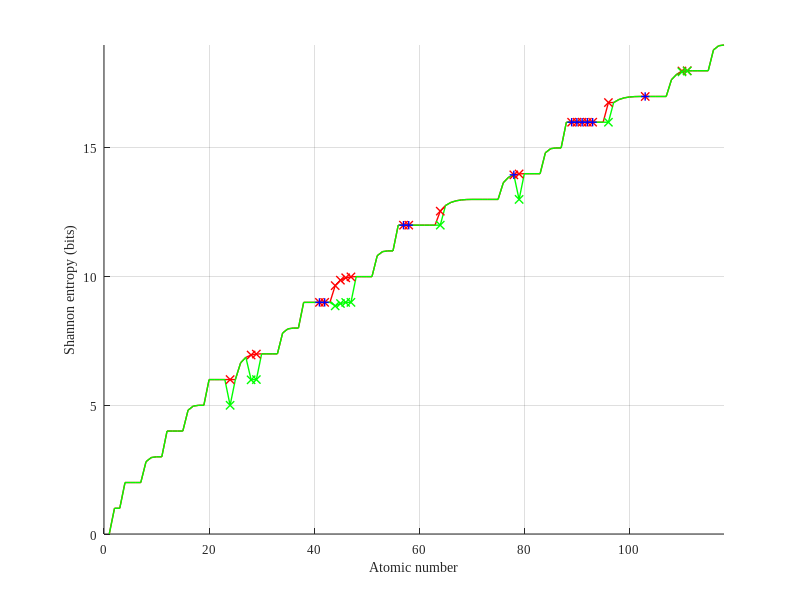

The MATLAB script that drew this image:
clear all

% Matlab script to calculate and draw chemical elements' entropy following Hund and Aufbau rule.
% Based on
% https://pubs.aip.org/aip/adv/article/13/10/105308/2915332/The-second-law-of-infodynamics-and-its
% https://www.researchgate.net/publication/374752685_Shannon_Entropy_of_Chemical_Elements

% (c) Szymon Lukaszyk
% licensed under MIT License
% email: szymon@patent.pl
% History
% v1: 16.10.2023 1st working version
% v2: 17.10.2023 code simplification

%-1 in 'auf_conf' means that 'auf_conf' is the same as 'act_conf'
EL={ 
%nm, Z,   H_act_conf,                                                 H_auf_conf, comments,     act_conf#TODO#, auf_conf#TODO#
'H' ,1 ,  0,                                                          -1,      'hydrogen_has_zero_entropy';
'He',2 ,  log2(2),                                                    -1,      '1st_break';
'Li',3 ,  log2(2),                                                    -1,      'NONE';
'Be',4 ,  2*log2(2),                                                  -1,      'NONE';
'B', 5 ,  2*log2(2),                                                  -1,      'NONE';
'C', 6 ,  2*log2(2),                                                  -1,      'NONE';
'N', 7 ,  2*log2(2),                                                  -1,      'NONE';
'O', 8 ,  2*log2(2)+(log2(4) - (3/4)*log2(3) - (4-3).*log2(4-3)/4),   -1,      'NONE';
'F', 9 ,  2*log2(2)+(log2(5) - (3/5)*log2(3) - (5-3).*log2(5-3)/5),   -1,      'NONE';
'Ne',10,  3*log2(2),                                                  -1,      'NONE';
'Na',11,  3*log2(2),                                                  -1,      'NONE';
'Mg',12,  4*log2(2),                                                  -1,      'NONE';
'Al',13,  4*log2(2),                                                  -1,      'NONE';
'Si',14,  4*log2(2),                                                  -1,      'NONE';
'P', 15,  4*log2(2),                                                  -1,      'NONE';
'Si',16,  4*log2(2)+(log2(4) - (3/4)*log2(3) - (4-3).*log2(4-3)/4),   -1,      'NONE';
'Cl',17,  4*log2(2)+(log2(5) - (3/5)*log2(3) - (5-3).*log2(5-3)/5),   -1,      'NONE';
'Ar',18,  5*log2(2),                                                  -1,      '2nd_break';
'K', 19,  5*log2(2),                                                  -1,      'NONE';
'Ca',20,  6*log2(2),                                                  -1,      'NONE';
'Sc',21,  6*log2(2),                                                  -1,      'NONE';
'Ti',22,  6*log2(2),                                                  -1,      'NONE';
'V', 23,  6*log2(2),                                                  -1,      'NONE';
'Cr',24,  5*log2(2),                                                  6*log2(2), 'Cr_exception';
'Mn',25,  6*log2(2),                                                  -1,      'NONE';
'Fe',26,  6*log2(2)+(log2(6) - (5/6)*log2(5) - (6-5)*log2(6-5)/6),    -1,      'NONE';
'Co',27,  6*log2(2)+(log2(7) - (5/7)*log2(5) - (7-5)*log2(7-5)/7),    -1,      'NONE';
'Ni',28, 5*log2(2)+(log2(9) - (5/9) *log2(5) - (9-5) *log2(9-5)/9),   6*log2(2)+(log2(8) - (5/8)*log2(5) - (8-5)*log2(8-5)/8), 'Ni disputed exception'; % [Ar] 3d8 4s2 % [Ar] 3d9 4s1 Nickel atomic
'Cu',29,  6*log2(2),                                                  6*log2(2)+(log2(9) - (5/9)*log2(5) - (9-5)*log2(9-5)/9),  'Cu_exception';% [Ar]+3d10+4s1
'Zn',30,  7*log2(2),                                                  -1,      'NONE';
'Ga',31,  7*log2(2),                                                  -1,      'NONE';
'Ge',32,  7*log2(2),                                                  -1,      'NONE';
'As',33,  7*log2(2),                                                  -1,      'NONE';
'Se',34,  7*log2(2)+(log2(4) - (3/4)*log2(3) - (4-3).*log2(4-3)/4),   -1,      'NONE';
'Br',35,  7*log2(2)+(log2(5) - (3/5)*log2(3) - (5-3).*log2(5-3)/5),   -1,      'NONE';
'Kr',36,  8*log2(2),                                                  -1,      '3rd_break';
'Rb',37,  8*log2(2),                                                  -1,      'NONE'; 
'Sr',38,  9*log2(2),                                                  -1,      'NONE';
'Y', 39,  9*log2(2),                                                  -1,      'NONE';
'Zr',40,  9*log2(2),                                                  -1,      'NONE';
'Nb',41,  9*log2(2),                                                  8*log2(2)+log2(2),      'Nb exception';
'Mo',42,  9*log2(2),                                                  8*log2(2)+log2(2),      'Mo exception';
'Tc',43,  9*log2(2),                                                  -1,      'NONE';
'Ru',44,  8*log2(2)+(log2(7) - (5/7)*log2(5) - (7-5)*log2(7-5)/7),    8*log2(2)+log2(2)+(log2(6) - (5/6) *log2(5) - (6-5) *log2(6-5)/6),      'Ru exception';
'Rh',45,  8*log2(2)+(log2(8) - (5/8)*log2(5) - (8-5)*log2(8-5)/8),    8*log2(2)+log2(2)+(log2(7) - (5/7) *log2(5) - (7-5) *log2(7-5)/7),      'Rh exception';
'Pd',46,  9*log2(2),                                                  8*log2(2)+log2(2)+(log2(8) - (5/8) *log2(5) - (8-5) *log2(8-5)/8),      'Pd exception';
'Ag',47,  9*log2(2),                                                  8*log2(2)+log2(2)+(log2(9) - (5/9) *log2(5) - (9-5) *log2(9-5)/9),      'Ag exception';
'Cd',48,  10*log2(2),   -1,      'NONE';
'In',49,  10*log2(2),   -1,      'NONE';
'Sn',50,  10*log2(2),   -1,      'NONE';
'Sb',51,  10*log2(2),   -1,      'NONE';
'Te',52,  10*log2(2)+(log2(4) - (3/4)*log2(3) - (4-3).*log2(4-3)/4),                                                -1,      'NONE';
'I', 53,  10*log2(2)+(log2(5) - (3/5)*log2(3) - (5-3).*log2(5-3)/5),                                                -1,      'NONE';
'Xe',54,  11*log2(2),   -1,      '4th break';
'Cs',55,  11*log2(2),   -1,      'NONE';
'Ba',56,  12*log2(2),   -1,      'NONE';
'La',57,  12*log2(2),   11*log2(2)+log2(2),      'La exception';
'Ce',58,  12*log2(2),   11*log2(2)+log2(2),      'Ce exception';
'Pr',59,  12*log2(2),   -1,      'NONE';
'Nd',60,  12*log2(2),   -1,      'NONE';
'Pm',61,  12*log2(2),   -1,      'NONE';
'Sm',62,  12*log2(2),   -1,      'NONE';
'Eu',63,  12*log2(2),   -1,      'NONE';
'Gd',64,  12*log2(2),   11*log2(2)+log2(2)+(log2(8) - (7/8) *log2(7) - (8-7) *log2(8-7)/8),      'Gd exception';
'Tb',65,  12*log2(2)+(log2(9) - (7/9) *log2(7) - (9-7) *log2(9-7)/9),   -1,      'NONE';
'Dy',66,  12*log2(2)+(log2(10)- (7/10)*log2(7) - (10-7)*log2(10-7)/10),   -1,      'NONE';
'Ho',67,  12*log2(2)+(log2(11)- (7/11)*log2(7) - (11-7)*log2(11-7)/11),   -1,      'NONE';
'Er',68,  12*log2(2)+(log2(12)- (7/12)*log2(7) - (12-7)*log2(12-7)/12),   -1,      'NONE';
'Tm',69,  12*log2(2)+(log2(13)- (7/13)*log2(7) - (13-7)*log2(13-7)/13),   -1,      'NONE';
'Yb',70,  13*log2(2),   -1,      'NONE';
'Lu',71,  13*log2(2),   -1,      'NONE';
'Hf',72,  13*log2(2),   -1,      'NONE';
'Ta',73,  13*log2(2),   -1,      'NONE';
'W', 74,  13*log2(2),   -1,      'NONE';
'Re',75,  13*log2(2),   -1,      'NONE';
'Os',76,  13*log2(2)+(log2(6) - (5/6)*log2(5) - (6-5)*log2(6-5)/6),   -1,      'NONE';
'Ir',77,  13*log2(2)+(log2(7) - (5/7)*log2(5) - (7-5)*log2(7-5)/7),   -1,      'NONE';
'Pt',78,  13*log2(2)+(log2(8) - (5/8)*log2(5) - (8-5)*log2(8-5)/8),   11*log2(2)+log2(2)+log2(2)+(log2(8) - (5/8) *log2(5) - (8-5) *log2(8-5)/8),      'Pt exception';
'Au',79,  13*log2(2),   11*log2(2)+log2(2)+log2(2)+(log2(9) - (5/9) *log2(5) - (9-5) *log2(9-5)/9),      'Au exception';
'Hg',80,  14*log2(2),   -1,      'NONE';
'Tl',81,  14*log2(2),   -1,      'NONE';
'Pb',82,  14*log2(2),   -1,      'NONE';
'Bi',83,  14*log2(2),   -1,      'NONE';
'Po',84,  14*log2(2)+(log2(4) - (3/4)*log2(3) - (4-3).*log2(4-3)/4),   -1,      'NONE';
'At',85,  14*log2(2)+(log2(5) - (3/5)*log2(3) - (5-3).*log2(5-3)/5),   -1,      'NONE';
'Rn',86,  15*log2(2),   -1,      '5th break';
'Fr',87,  15*log2(2),   -1,      'NONE';
'Ra',88,  16*log2(2),   -1,      'NONE';
'Ac',89,  16*log2(2),   15*log2(2)+log2(2),      'Ac exception';
'Th',90,  16*log2(2),   15*log2(2)+log2(2),      'Th exception';
'Pa',91,  16*log2(2),   15*log2(2)+log2(2),      'Pa exception';
'U', 92   16*log2(2),   15*log2(2)+log2(2),      'U exception';
'Np',93,  16*log2(2),   15*log2(2)+log2(2),      'Np exception';
'Pu',94,  16*log2(2),   -1,      'NONE';
'Am',95,  16*log2(2),   -1,      'NONE';
'Cm',96,  16*log2(2),   15*log2(2)+log2(2)+(log2(9) - (7/9) *log2(7) - (9-7) *log2(9-7)/9),      'Cm exception';
'Bk',97,  16*log2(2)+(log2(9) - (7/9) *log2(7) - (9-7) *log2(9-7)/9),   -1,      'NONE';
'Cf',98,  16*log2(2)+(log2(10)- (7/10)*log2(7) - (10-7)*log2(10-7)/10),   -1,      'NONE';
'Es',99,  16*log2(2)+(log2(11)- (7/11)*log2(7) - (11-7)*log2(11-7)/11),   -1,      'NONE';
'Fm',100, 16*log2(2)+(log2(12)- (7/12)*log2(7) - (12-7)*log2(12-7)/12),   -1,      'NONE';
'Md',101, 16*log2(2)+(log2(13)- (7/13)*log2(7) - (13-7)*log2(13-7)/13),   -1,      'NONE';
'No',102, 17*log2(2),   -1,      'NONE';
'Lf',103, 17*log2(2),   15*log2(2)+log2(2)+log2(2),      'Lf exception';
'Rf',104, 17*log2(2),   -1,      'NONE';
'Db',105, 17*log2(2),   -1,      'NONE';
'Sg',106, 17*log2(2),   -1,      'NONE';
'Bh',107, 17*log2(2),   -1,      'NONE';
'Hs',108, 17*log2(2)+(log2(6) - (5/6)*log2(5) - (6-5)*log2(6-5)/6),   -1,      'NONE';
'Mt',109, 17*log2(2)+(log2(7) - (5/7)*log2(5) - (7-5)*log2(7-5)/7),   -1,      'NONE';
'Ds',110, 17*log2(2)+(log2(8) - (5/8)*log2(5) - (8-5)*log2(8-5)/8),   17*log2(2) + (log2(9) - (5/9) *log2(5) - (9-5) *log2(9-5)/9),      'NONE';
'Rg',111, 17*log2(2)+(log2(9) - (5/9)*log2(5) - (9-5)*log2(9-5)/9),   17*log2(2) + log2(2),      'NONE';
'Cn',112, 18*log2(2),   -1,      'NONE';
'Nh',113, 18*log2(2),   -1,      'NONE';
'Fl',114, 18*log2(2),   -1,      'NONE';
'Mc',115, 18*log2(2),   -1,      'NONE';
'Lv',116, 18*log2(2)+(log2(4) - (3/4)*log2(3) - (4-3).*log2(4-3)/4),   -1,      'NONE';
'Ts',117, 18*log2(2)+(log2(5) - (3/5)*log2(3) - (5-3).*log2(5-3)/5),   -1,      'NONE';
'Og',118, 19*log2(2),   -1,      'NONE'
};

for k=1:size(EL, 1)
  ZZ(k) = EL{k,2};
  HH(k) = EL{k,3};  
  if EL{k,4} == -1
    HHH(k)= EL{k,3};
    dfc(k)=0;
  else
    HHH(k)= EL{k,4};
    dfc(k)=1;    
  end    
end  

figure
hold on
grid on
linew=1;
plot(ZZ,HHH, 'r','LineWidth',linew)
plot(ZZ,HH, 'g','LineWidth',linew)
%plot(NiLineZ,NiLineen, 'g:','LineWidth',linew)
set(gca,'FontName', 'Times New Roman')
set(gca,'FontSize', 9)
xlabel('Atomic number')
ylabel('Shannon entropy (bits)')
axis([0 118 0 19]) % bits

for k=1:size(EL, 1)
  if HH(k) ~= HHH(k) % draw Aufbau rule violations with different entropy
     plot(ZZ(k), HHH(k),'rx','LineWidth',linew)
     plot(ZZ(k), HH(k),'gx','LineWidth',linew)
  else              % draw Aufbau rule violations with the same entropy
    if dfc(k) ~= 0
      plot(ZZ(k), HH(k),'rx','LineWidth',linew)
      plot(ZZ(k), HH(k),'b+','LineWidth',linew)  
    end  
  end
end  

return

%s1 = 0;                                                            Ss1=1
%s2 = log2(2);                                                      Ss2=0

%p1 to p3 = 0                                                       Spk=k     
%p4 = (log2(4) - (3/4)*log2(3) - (4-3).*log2(4-3)/4)                Sp4=2
%p5 = (log2(5) - (3/5)*log2(3) - (5-3).*log2(5-3)/5)                Sp5=1 
%p6 = (log2(6) - (3/6)*log2(3) - (6-3).*log2(6-3)/6 = log2(2)       Sp6=0

%d1 to d5 = 0                                                       Sdk=k
%d6 = (log2(6) - (5/6) *log2(5) - (6-5) *log2(6-5)/6)               Sd6=4
%d7 = (log2(7) - (5/7) *log2(5) - (7-5) *log2(7-5)/7)               Sd7=3  
%d8 = (log2(8) - (5/8) *log2(5) - (8-5) *log2(8-5)/8)               Sd8=2
%d9 = (log2(9) - (5/9) *log2(5) - (9-5) *log2(9-5)/9)               Sd9=1
%d10= (log2(10)- (5/10)*log2(5) - (10-5)*log2(10-5)/10) = log2(2)   Sd9=0

%f1 to f7 = 0                                                       Sfk=k 
%f8 = (log2(8) - (7/8) *log2(7) - (8-7) *log2(8-7)/8)               Sf8=6
%f9 = (log2(9) - (7/9) *log2(7) - (9-7) *log2(9-7)/9)               Sf8=5
%f10= (log2(10)- (7/10)*log2(7) - (10-7)*log2(10-7)/10)             Sf8=4 
%f11= (log2(11)- (7/11)*log2(7) - (11-7)*log2(11-7)/11)             Sf8=3
%f12= (log2(12)- (7/12)*log2(7) - (12-7)*log2(12-7)/12)             Sf8=2
%f13= (log2(13)- (7/13)*log2(7) - (13-7)*log2(13-7)/13)             Sf8=1 
%f14= (log2(14)- (7/14)*log2(7) - (14-7)*log2(14-7)/14) = log2(2)   Sf8=0

% simplified formulas verification
% Z S_act S_Auf H_act H_Auf
TabEx= [24  6 4 5 *log2(2)                         6*log2(2);
        28  2 2  log2(2^(37/9) * 3^2 * 5^(-5/9))   log2(2^9 * 3^(-3/8) * 5^(-5/8) );
        29	1 1 6 *log2(2)                         log2(2^(46/9) * 3^2 * 5^(-5/9));
        41  5 3 9 *log2(2)                         9*log2(2);
        42  6 4 9 *log2(2)                         9*log2(2);
        44	4 4 log2(2^(54/7) * 5^(-5/7) * 7 )     log2(2^10 * 3 * 5^(-5/6));        
        45  3 3 log2(2^11 * 3^(-3/8) * 5^(-5/8))   log2(2^(61/7) * 5^(-5/7) * 7);        
        46  0 2 9 *log2(2)                         log2(2^12 * 3^(-3/8) * 5^(-5/8) );
        47  1 1 9 *log2(2)                         log2(2^(73/9) * 3^2 * 5^(-5/9));
        57  1 1 12*log2(2)                         12*log2(2);
        58  2 2 12*log2(2)                         12*log2(2);
        64	8 6 12*log2(2)                         log2(2^15 * 7^(-7/8));
        78  2 2 log2(2^16 * 3^(-3/8) *5^(-5/8))    log2(2^16 * 3^(-3/8) * 5^(-5/8));
        79	1 1 13*log2(2)                         log2(2^(109/9) *3^2 * 5^(-5/9));
        89  1 1 16*log2(2)                         16*log2(2);
        90  2 2 16*log2(2)                         16*log2(2);
        91  3 3 16*log2(2)                         16*log2(2);
        92  4 4 16*log2(2)                         16*log2(2);
        93  5 5 16*log2(2)                         16*log2(2);
        96	8 6 16*log2(2)                         log2(2^(142/9) * 3^2 * 7^(-7/9));
        103 1 1 17*log2(2)                         17*log2(2)];

%plot( TabEx(:,1),  TabEx(:,4), 'bo','LineWidth',linew) %act
%plot( TabEx(:,1),  TabEx(:,5), 'c+','LineWidth',linew) %Auf
